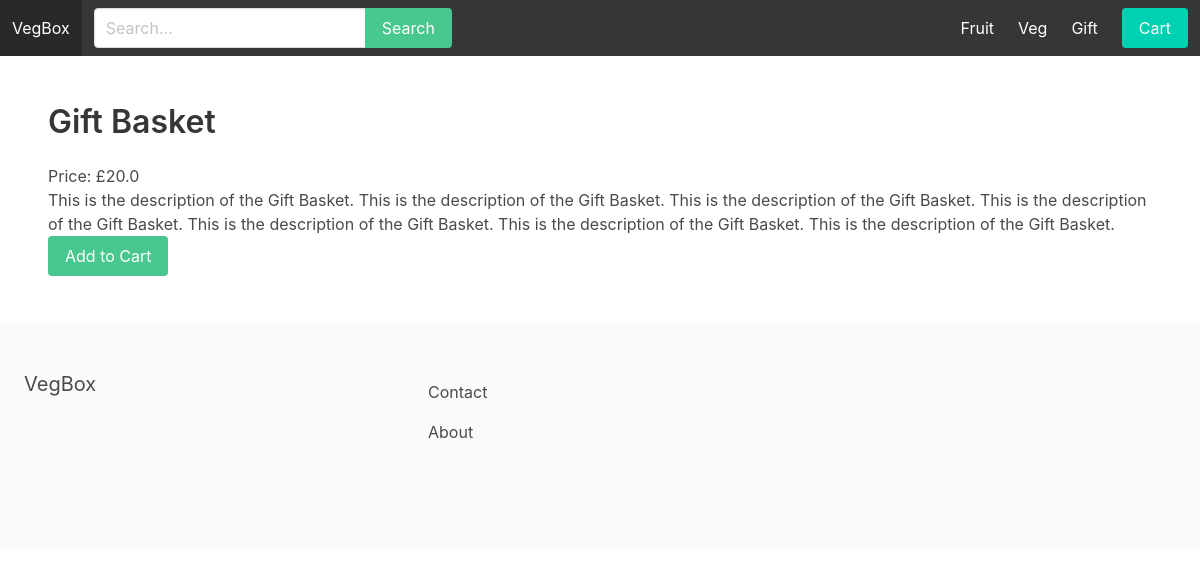
/gift/gift-basket/, run on the app's committed database.
### apps/store/models.py (models this page shows, shortened)
class Category(models.Model):
    title = models.CharField(max_length=255)
    slug = models.SlugField(max_length=255)
    ordering = models.IntegerField(default=0)
    is_featured = models.BooleanField(default=False)
    class Meta:
        verbose_name_plural = 'Categories'
        ordering = ('ordering',)

class Product(models.Model):
    category = models.ForeignKey(Category, related_name='products', on_delete=models.CASCADE)
    title = models.CharField(max_length=255)
    slug = models.SlugField(max_length=255)
    description = models.TextField(blank=True, null=True)
    price = models.FloatField()
    is_featured = models.BooleanField(default=False)
    num_available = models.IntegerField(default=1)
    num_visits = models.IntegerField(default=0)
    last_visit = models.DateTimeField(blank=True, null=True)
    date_added = models.DateTimeField(auto_now_add=True)
    class Meta:
        ordering = ('-date_added',)

### apps/store/views.py (the view)
# urls.py: path('<slug:category_slug>/<slug:slug>/', product_detail, name='product_detail'),
def product_detail(request, category_slug, slug):
    product = get_object_or_404(Product, slug=slug)
    context = {
        'product': product
    }
    return render(request, 'product_detail.html', context)

### apps/store/context_processors.py (called while the page is built)
def menu_categories(request):
    categories = Category.objects.all()
    return {'menu_categories': categories}

### apps/store/templates/product_detail.html (shortened to what this page needs)
{% extends 'base.html' %} {% block title %}{{ product.title }} | {% endblock %}
{% block content %}
<div id="productapp">
	<h1 class="title">{{ product.title }}</h1>
	<p>Price: £{{ product.price }}</p>
	{% if product.description %}
	<p>{{ product.description }}</p>
	{% else %}
	<p>No description available.</p>
	{% endif %}
	<button @click="addToCart({{ product.id}})" class="button is-success">Add to Cart</button>
    {% endblock content %}

### apps/core/templates/base.html (shortened to what this page needs)
{% load static %}
<!DOCTYPE html>
<html>
	<head>
		<link rel="stylesheet" href="https://cdn.jsdelivr.net/npm/bulma@0.9.0/css/bulma.min.css">
		<link rel="stylesheet" href="#">
	</head>
	<body>
		<nav class="navbar is-dark" id="navbarapp">
			<div class="navbar-brand">
				<a class="navbar-item" href="{% url 'frontpage' %}">VegBox</a>
			</div>
            <div id="main-navbar" class="navbar-menu">
				<div class="navbar-start">
					<div class="navbar-item">
						<form method="get" action="#">
							<div class="field has-addons">
								<div class="control">
									<input type="text" class="input" placeholder="Search..." name="query">
								</div>
								<div class="control">
									<button class="button is-success">Search</button>
								</div>
							</div>
						</form>
					</div>
				</div>
				<div class="navbar-end">
				{% for category in menu_categories %}
						<a href="{% url 'category_detail' category.slug %}" class="navbar-item">{{ category.title }}</a>
				{% endfor %}
				<div class="navbar-item">
					<a href="{% url 'cart_detail' %}" class="button is-primary">Cart</a>
				</div>
		</nav>
		<section class="section">
			{% block content %}
            {% endblock %}
		</section>
		<footer class="footer">
			<div class="columns">
				<div class="column is-4">
					<h2 class="subtitle">VegBox</h2>
				</div>
				<div class="column is-8">
					<a href="{% url 'contact' %}" class="navbar-item">Contact</a>
					<a href="{% url 'about' %}" class="navbar-item">About</a>
				</div>
			</div>
		</footer>
	</body>
</html>

### data on the page
Category: title "Fruit"
Category: title "Veg"
Category: title "Gift"
Product: title "Gift Basket", price "20.0", description "This is the description of the Gift Basket. This is the description of the Gift Basket. This is the description of the Gift Basket. This is the description of the Gift Basket. This is the description of the Gift Basket. This is the description of the Gift Basket. This is the description of the Gift Basket."
